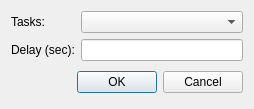
<?xml version="1.0" encoding="UTF-8"?>
<ui version="4.0">
 <class>AddTaskToSeqDialog</class>
 <widget class="QDialog" name="AddTaskToSeqDialog">
  <property name="geometry">
   <rect>
    <x>0</x>
    <y>0</y>
    <width>254</width>
    <height>107</height>
   </rect>
  </property>
  <property name="windowTitle">
   <string>Add task to sequence</string>
  </property>
  <layout class="QVBoxLayout" name="verticalLayout">
   <item>
    <layout class="QGridLayout" name="gridLayout">
     <item row="0" column="0">
      <widget class="QLabel" name="label_2">
       <property name="text">
        <string>Tasks:</string>
       </property>
      </widget>
     </item>
     <item row="0" column="1">
      <widget class="QComboBox" name="tasksComboBox"/>
     </item>
     <item row="1" column="0">
      <widget class="QLabel" name="label">
       <property name="text">
        <string>Delay (sec):</string>
       </property>
      </widget>
     </item>
     <item row="1" column="1">
      <widget class="QLineEdit" name="delayLineEdit"/>
     </item>
    </layout>
   </item>
   <item>
    <layout class="QHBoxLayout">
     <property name="spacing">
      <number>6</number>
     </property>
     <property name="margin" stdset="0">
      <number>0</number>
     </property>
     <item>
      <spacer>
       <property name="orientation">
        <enum>Qt::Orientation::Horizontal</enum>
       </property>
       <property name="sizeHint" stdset="0">
        <size>
         <width>131</width>
         <height>31</height>
        </size>
       </property>
      </spacer>
     </item>
     <item>
      <widget class="QPushButton" name="okButton">
       <property name="text">
        <string>OK</string>
       </property>
      </widget>
     </item>
     <item>
      <widget class="QPushButton" name="cancelButton">
       <property name="text">
        <string>Cancel</string>
       </property>
      </widget>
     </item>
    </layout>
   </item>
  </layout>
 </widget>
 <resources/>
 <connections>
  <connection>
   <sender>okButton</sender>
   <signal>clicked()</signal>
   <receiver>AddTaskToSeqDialog</receiver>
   <slot>accept()</slot>
   <hints>
    <hint type="sourcelabel">
     <x>278</x>
     <y>253</y>
    </hint>
    <hint type="destinationlabel">
     <x>96</x>
     <y>254</y>
    </hint>
   </hints>
  </connection>
  <connection>
   <sender>cancelButton</sender>
   <signal>clicked()</signal>
   <receiver>AddTaskToSeqDialog</receiver>
   <slot>reject()</slot>
   <hints>
    <hint type="sourcelabel">
     <x>369</x>
     <y>253</y>
    </hint>
    <hint type="destinationlabel">
     <x>179</x>
     <y>282</y>
    </hint>
   </hints>
  </connection>
 </connections>
</ui>
